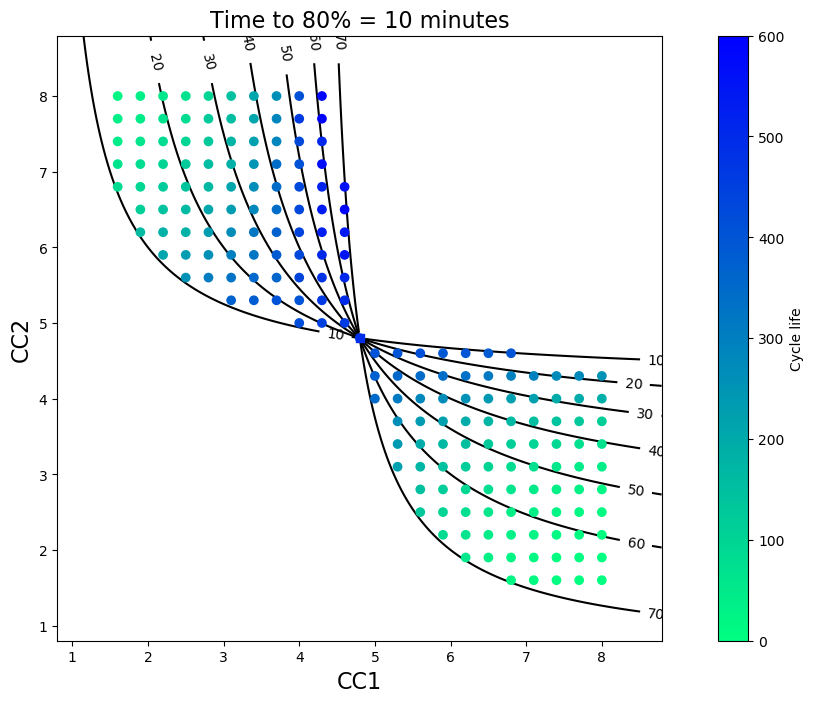

Write Python code to recreate this figure.
#!/usr/bin/env python3
# -*- coding: utf-8 -*-
"""
Created on Tue Feb 20 07:29:14 2018

@author: peter
"""

# REPLACE BELOW IMPORT TO TEST THERMAL SIMULATOR OF CHOICE

from thermalsim_lowgradient import thermalsim
import numpy as np
import matplotlib.pyplot as plt

plt.close('all')

LOWER_CRATE_LIM = 1.6 # C rate
UPPER_CRATE_LIM = 8   # C rate
chargetime = 10       # [=] minutes

# Import policies
policies = np.genfromtxt('policies.csv', delimiter=',')

margin = 0.8 # plotting margin

# Calculate Q1(CC1, CC2) values for contour lines
CC1 = np.arange(LOWER_CRATE_LIM-margin,UPPER_CRATE_LIM + margin,0.01)
CC2 = np.arange(LOWER_CRATE_LIM-margin,UPPER_CRATE_LIM + margin,0.01)
[X,Y] = np.meshgrid(CC1,CC2)
Q1 = (100)*(chargetime - ((60*0.8)/Y))/((60/X)-(60/Y))
Q1[np.where(Q1<0)]  = float('NaN')
Q1[np.where(Q1>80)] = float('NaN')
Q1_values = np.arange(5,76,10)

## Create contour plot
## Initialize plot 1: color = SOC1
plt.figure() # x = CC1, y = CC2, contours = Q1
plt.set_cmap('winter_r')
C = plt.contour(X,Y,Q1,colors='k',zorder=1)
plt.clabel(C, fontsize=10,fmt='%1.0f')
plt.title('Time to 80% = ' + str(chargetime) + ' minutes',fontsize=16)
plt.xlabel('CC1',fontsize=16)
plt.ylabel('CC2',fontsize=16)
plt.axis('square')
plt.xlim((LOWER_CRATE_LIM-margin, UPPER_CRATE_LIM+margin))
plt.ylim((LOWER_CRATE_LIM-margin, UPPER_CRATE_LIM+margin))

# Make full screen
manager = plt.get_current_fig_manager()
manager.window.showMaximized()

## CALCULATE POLICY LIFETIMES
lifetime = np.zeros((len(policies),1))
for i in range(len(policies)):
    C1 = policies[i,0]
    C2 = policies[i,1]
    print('\nC1 = ' + '{:.2f}'.format(C1) + ', C2 = ' + '{:.2f}'.format(C2))
    lifetime[i] = thermalsim(C1,C2,variance=False)

## PLOT POLICIES
plt.scatter(policies[:,0],policies[:,1],c=lifetime.ravel(),zorder=2)
plt.scatter(policies[0,0],policies[0,1],marker='s',c=np.asscalar(lifetime[0]),zorder=3)

# Colorbar
cbar = plt.colorbar()
plt.clim(min(lifetime),max(lifetime))
cbar.set_label('Cycle life')

# Save figure
plt.savefig('contour_lifetimes.png', bbox_inches='tight')

# Save csv with policies and lifetimes
f=open('policies_lifetimes.csv','a')
np.savetxt(f,np.c_[policies,lifetime],
  delimiter=',', fmt='%1.3f')
f.close()